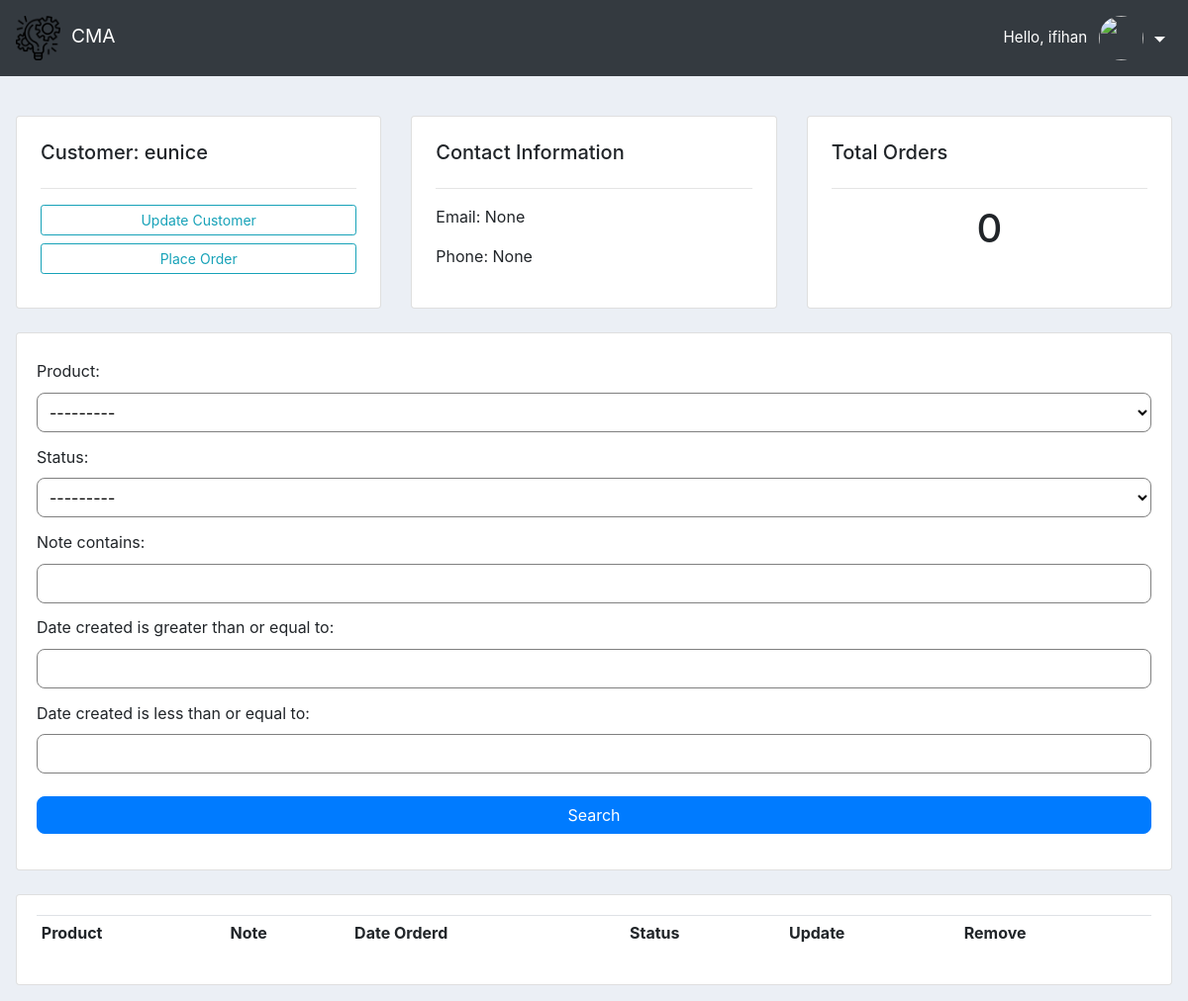
The page /customer/14/ (signed in) on the database as committed earlier.
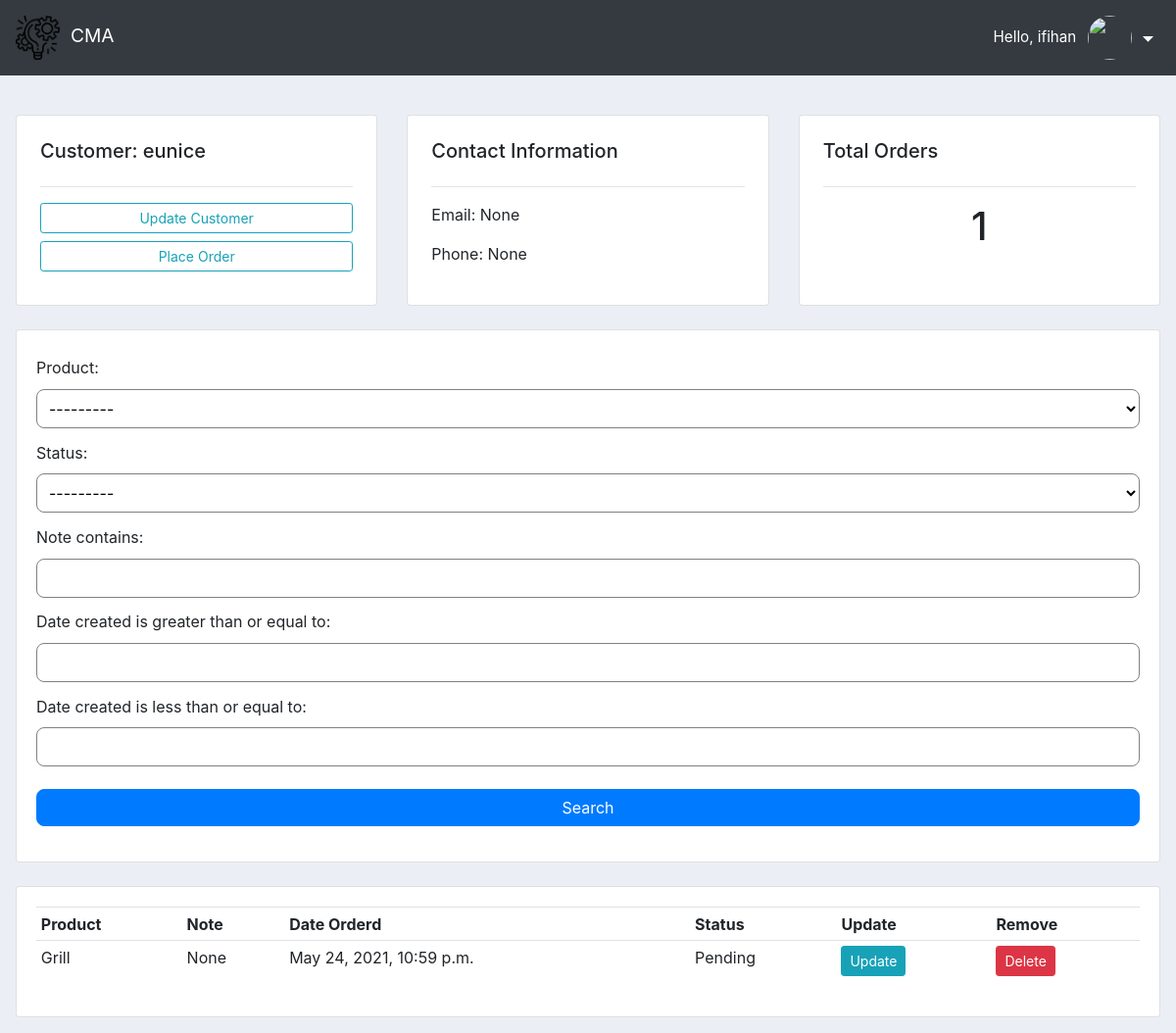
The same page on the database as committed later.
### accounts/models.py (models this page shows, shortened)
class Order(models.Model):
    class STATUS(models.TextChoices):
        PENDING = 'pending', _('Pending')
        OUT_FOR_DELIVERY = 'out_for_delivery', _('Out for delivery')
        DELIVERED = 'delivered', _('Delivered')
    customer = models.ForeignKey(
        Customer, null=True, on_delete=models.SET_NULL
    )
    product = models.ForeignKey(Product, null=True, on_delete=models.SET_NULL)
    date_created = models.DateTimeField(auto_now_add=True, null=True)
    status = models.CharField(max_length=200, null=True, choices=STATUS.choices,
        default=STATUS.PENDING
    )
    note = models.CharField(max_length=1000, null=True)

class Product(models.Model):
    CATEGORY = (
        ('indoor', 'Indoor'),
        ('outdoor', 'Out Door')
    )
    name = models.CharField(max_length=200, null=True)
    price = models.FloatField(null=True)
    category = models.CharField(max_length=200, null=True, choices=CATEGORY)
    description = models.CharField(max_length=200, null=True, blank=True)
    date_created = models.DateTimeField(auto_now_add=True, null=True)
    tags = models.ManyToManyField(Tag)
    def __str__(self):
        return self.name

### accounts/decorators.py (the view)
		def wrapper_func(request, *args, **kwargs):
			group = None
			if request.user.groups.exists():
				group = request.user.groups.all()[0].name
			if group in allowed_roles:
				return view_func(request, *args, **kwargs)
			else:
				return HttpResponse('You are not authorized to view this page')

### accounts/views.py (called while the page is built)
@login_required(login_url='login')
@allowed_users(allowed_roles=['admin'])
def customer(request, pk):
    customer = Customer.objects.get(id=pk)
    orders = customer.order_set.all()
    orders_count = orders.count()
    myFilter = OrderFilter(request.GET, queryset=orders)
    orders = myFilter.qs
    context = {'customer': customer, 'orders': orders,
               'orders_count': orders_count, 'myFilter': myFilter}
    return render(request, 'accounts/customer.html', context)

### accounts/templates/accounts/customer.html
{% extends 'accounts/main.html' %}
{% block content %}
<br>
<div class="row customer-card-info">
	<div class="col-lg-4 col-md-6 col-sm-12 card-wrap">
		<div class="card">
			<h5>Customer: {{customer.name}}</h5>
			<hr>
			<a class="btn btn-outline-info  btn-sm btn-block" href="">Update Customer</a>
			<a class="btn btn-outline-info  btn-sm btn-block" href="{% url 'create_order' customer.id %}">Place
				Order</a>
		</div>
	</div>
	<div class="col-lg-4 col-md-6 col-sm-12 card-wrap">
		<div class="card">
			<h5>Contact Information</h5>
			<hr>
			<p>Email: {{ customer.email }}</p>
			<p>Phone: {{ customer.phone }} </p>
		</div>
	</div>
	<div class="col-lg-4 col-md-12 col-sm-12 card-wrap">
		<div class="card">
			<h5>Total Orders</h5>
			<hr>
			<h1 style="text-align: center;">{{orders_count}}</h1>
		</div>
	</div>
</div>
<br>
<div class="row">
	<div class="col">
		<div class="card card-body">
			<form id="customer-form" method="get">
				{{ myFilter.form }}
				<button class="btn btn-primary" type="submit">Search</button>
			</form>
		</div>
	</div>
</div>
<br>
<div class="row">
	<div class="col-md">
		<div class="card card-body table_wrap">
			<table class="table table-sm">
				<tr>
					<th>Product</th>
					<th>Note</th>
					<th>Date Orderd</th>
					<th>Status</th>
					<th>Update</th>
					<th>Remove</th>
				</tr>
				{% for order in orders %}
				<tr>
					<td>{{ order.product }}</td>
					<td>{{ order.note }}</td>
					<td>{{ order.date_created }}</td>
					<td>{{ order.status }}</td>
					<td><a href="{% url 'update_order' order.id %}" class="btn btn-sm btn-info">Update</a></td>
					<td><a href="{% url 'delete_order' order.id %}" class="btn btn-sm btn-danger">Delete</a></td>
				</tr>
				{% endfor %}
			</table>
		</div>
	</div>
</div>
{% endblock %}

Rows that differ between the two databases and show on the page:
added Order: product "Grill", note "None", date_created "May 24, 2021, 10:59 p.m.", status "Pending"
Other text that changed with them:
{{ orders_count }}: "0" → "1"
